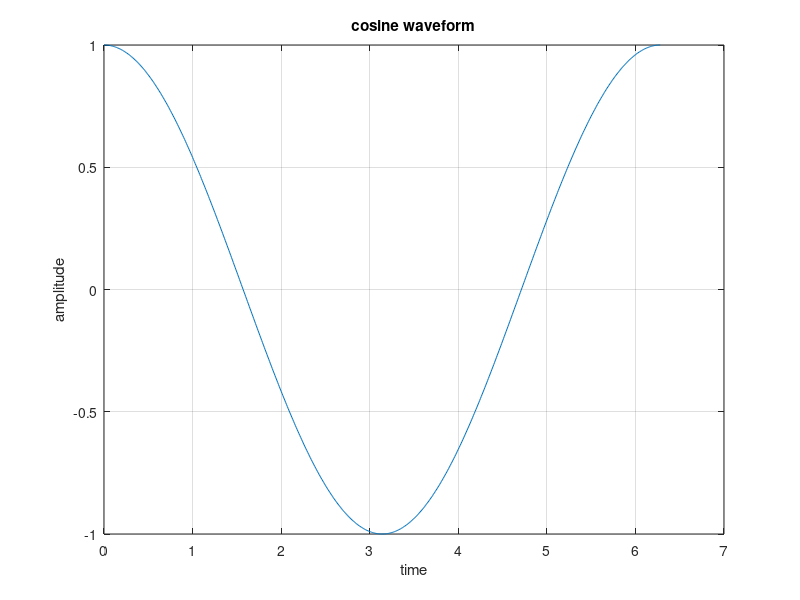

This chart was generated by the following MATLAB code:
clc;
clear all;
close all;
X=0:0.01:2*pi;
plot(X,cos(X)),grid on
title('cosine waveform');
xlabel('time')
ylabel('amplitude')